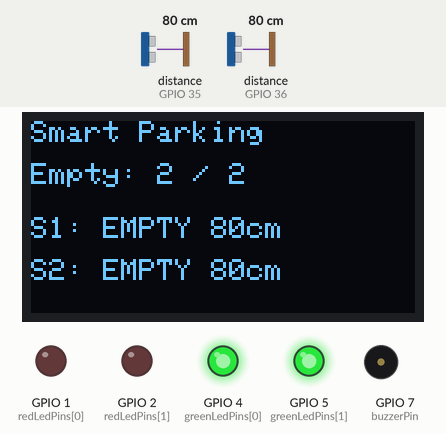
The sketch below on a simulated ESP32-S3. Shown: 128×64 one-colour display, output pins drawn as LEDs (lit = HIGH), buzzer (waves = sounding, pin HIGH). Wiring (inferred from the names in the program): 2 × ultrasonic range finder: trigger GPIO 26, echo GPIO 35 / trigger GPIO 33, echo GPIO 36. The inputs (shaded band) are chosen by the test bench; at power-on: distance to the obstacle (sensors on GPIO 35, GPIO 36) 80 cm. The echo pulse lasts 58.3 µs per cm; pins used as bus, display or sensor lines are not drawn; what the sketch prints to the serial monitor is not drawn.

Above: at 2.4 s.
2.5 s: distance to the obstacle (sensor on GPIO 35) set to 43 cm
At 4.5 s:
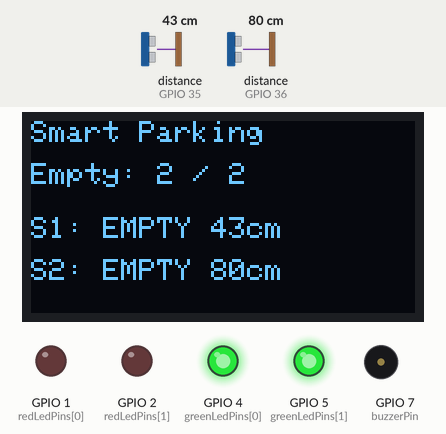
5.1 s: distance to the obstacle (sensor on GPIO 35) set to 37 cm
At 7.9 s:
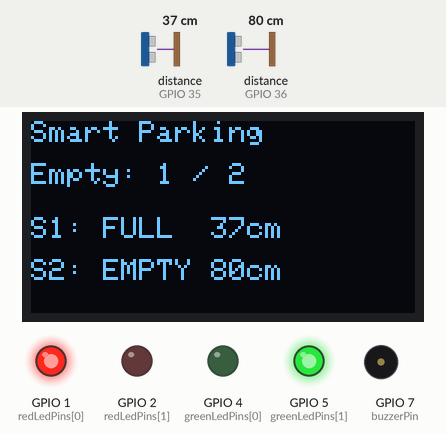
8.1 s: distance to the obstacle (sensor on GPIO 36) set to 44 cm
At 10.1 s:
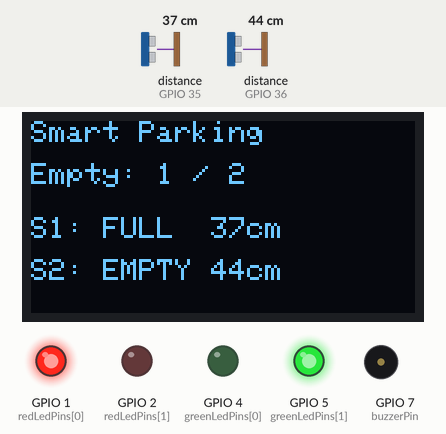
10.5 s: distance to the obstacle (sensor on GPIO 36) set to 37 cm
At 13.3 s:
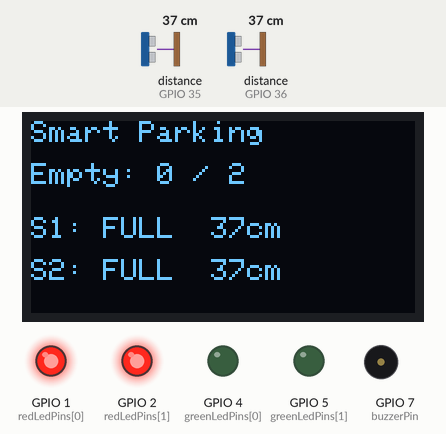
13.5 s: distance to the obstacle (sensor on GPIO 35) set to 60 cm
At 15.9 s:
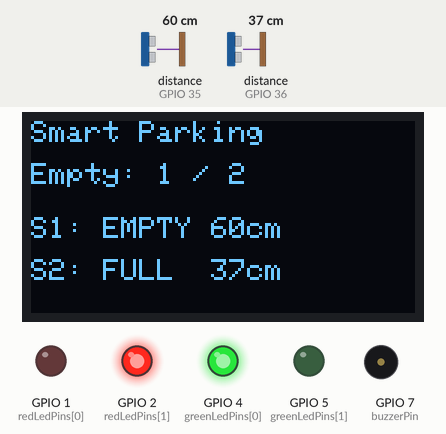
16.2 s: distance to the obstacle (sensor on GPIO 36) set to 60 cm
At 16.9 s:
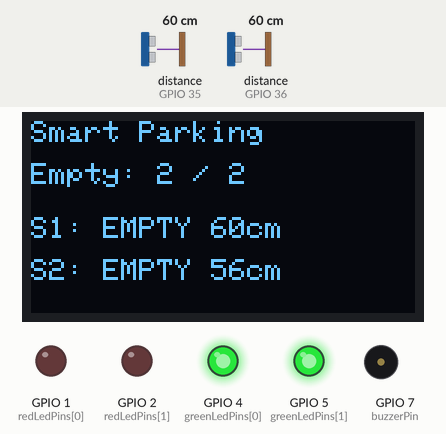
Timing chart, 0 to 19.1 s (numbered marks = the images above; inputs shaded):
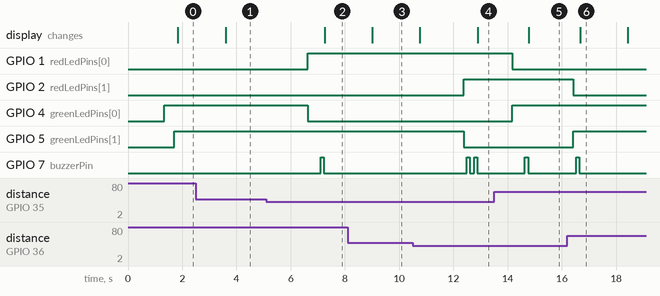

The sketch:

Parking.ino
```cpp
// ESP32 기반 스마트 주차 시스템의 센서 측정, 상태 판정, 출력 제어를 담당하는 파일

#include <Arduino.h>

// 기능별 컴파일 옵션이다. 사용하지 않는 출력 장치는 0으로 바꾸면 관련 코드를 제외할 수 있다.
#define USE_OLED 1

#if USE_OLED
  #include <Wire.h>
  #include <Adafruit_GFX.h>
  #include <Adafruit_SSD1306.h>

  #define SCREEN_WIDTH 128
  #define SCREEN_HEIGHT 64
  #define OLED_RESET -1

  Adafruit_SSD1306 display(
      SCREEN_WIDTH,
      SCREEN_HEIGHT,
      &Wire,
      OLED_RESET
  );
#endif

// 현재 시제품은 주차 슬롯 2개를 측정한다.
const int SLOT_COUNT = 2;

// 평균 거리가 이 값 이하이면 차량이 있는 것으로 판정한다.
// TODO: 실제 설치 환경에서 센서 각도와 차량 높이에 맞게 기준값 재검증 필요
const float THRESHOLD_CM = 40.0;

// Echo 신호가 돌아오지 않는 경우를 측정 실패로 처리하기 위한 제한 시간이다.
const unsigned long ECHO_TIMEOUT_US = 30000;

// 초음파 센서 값의 순간 오차를 줄이기 위해 여러 번 측정한 뒤 평균을 사용한다.
const int SAMPLE_COUNT = 5;

#define USE_BUZZER 1

// Heltec WiFi LoRa 32 V3 기준 핀 배치이다.
// 배열의 같은 인덱스는 하나의 주차 슬롯을 의미한다.
const int trigPins[SLOT_COUNT] = {26, 33};
const int echoPins[SLOT_COUNT] = {35, 36};
const int redLedPins[SLOT_COUNT]   = {1, 2};
const int greenLedPins[SLOT_COUNT] = {4, 5};
const int buzzerPin = 7;
const int OLED_SDA_PIN = 17;
const int OLED_SCL_PIN = 18;

// 현재 상태와 직전 상태를 비교해 상태 변경 알림을 한 번만 발생시킨다.
bool occupied[SLOT_COUNT] = {false, false};
bool prevOccupied[SLOT_COUNT] = {false, false};
bool prevFullParking = false;

/*
 * HC-SR04 센서에서 거리를 한 번 측정한다.
 * 정상 측정 시 cm 단위 거리, 실패 시 -1.0을 반환한다.
 */
float measureDistanceCm(int trigPin, int echoPin) {

  // Trigger 펄스가 안정적으로 시작되도록 먼저 LOW 상태를 짧게 유지한다.
  digitalWrite(trigPin, LOW);
  delayMicroseconds(2);

  digitalWrite(trigPin, HIGH);
  delayMicroseconds(10);
  digitalWrite(trigPin, LOW);

  unsigned long duration =
      pulseIn(echoPin, HIGH, ECHO_TIMEOUT_US);

  if (duration == 0) {
    return -1.0;
  }

  // HC-SR04의 왕복 시간 기반 거리 환산식이다.
  return duration / 58.0;
}

/*
 * 같은 센서를 여러 번 측정하고 유효한 값만 평균에 포함한다.
 * 일부 측정이 실패해도 남은 값으로 판정할 수 있게 하기 위한 처리이다.
 */
float measureAverageDistanceCm(
    int trigPin,
    int echoPin) {

  float sum = 0;
  int validCount = 0;

  for (int i = 0; i < SAMPLE_COUNT; i++) {

    float d =
        measureDistanceCm(trigPin, echoPin);

    if (d > 0) {
      sum += d;
      validCount++;
    }

    // 연속 측정 시 초음파 간섭이 생길 수 있어 짧게 대기한다.
    delay(50);
  }

  if (validCount == 0) {
    return -1.0;
  }

  return sum / validCount;
}

// 슬롯 점유 상태를 LED 색상으로 표시한다.
void updateLedStatus(
    int slotIndex,
    bool isOccupied) {

  if (isOccupied) {

    digitalWrite(
        redLedPins[slotIndex],
        HIGH);

    digitalWrite(
        greenLedPins[slotIndex],
        LOW);

  } else {

    digitalWrite(
        redLedPins[slotIndex],
        LOW);

    digitalWrite(
        greenLedPins[slotIndex],
        HIGH);
  }
}

// 슬롯 상태가 변경되었을 때 사용하는 짧은 알림음이다.
void beepShort() {

#if USE_BUZZER
  digitalWrite(buzzerPin, HIGH);
  delay(120);
  digitalWrite(buzzerPin, LOW);
#endif

}

// 전체 슬롯이 만차로 전환되는 순간을 구분하기 위해 두 번 울린다.
void beepFullParking() {

#if USE_BUZZER
  beepShort();
  delay(150);
  beepShort();
#endif

}

// 모든 슬롯이 점유 상태인지 확인한다.
bool isFullParking() {

  for (int i = 0; i < SLOT_COUNT; i++) {

    if (!occupied[i]) {
      return false;
    }
  }

  return true;
}

// OLED에 빈 슬롯 수, 슬롯별 상태, 측정 거리 또는 오류 상태를 표시한다.
void updateOled(float distances[]) {

#if USE_OLED

  display.clearDisplay();
  display.setTextSize(1);
  display.setTextColor(SSD1306_WHITE);

  int emptyCount = 0;

  for (int i = 0; i < SLOT_COUNT; i++) {
    if (!occupied[i]) {
      emptyCount++;
    }
  }

  display.setCursor(0, 0);
  display.println("Smart Parking");

  display.setCursor(0, 14);
  display.print("Empty: ");
  display.print(emptyCount);
  display.print(" / ");
  display.println(SLOT_COUNT);

  for (int i = 0; i < SLOT_COUNT; i++) {

    display.setCursor(
        0,
        32 + i * 14);

    display.print("S");
    display.print(i + 1);
    display.print(": ");

    if (occupied[i]) {
      display.print("FULL ");
    } else {
      display.print("EMPTY");
    }

    display.print(" ");

    if (distances[i] < 0) {
      display.print("ERR");
    } else {
      display.print(distances[i], 0);
      display.print("cm");
    }
  }

  display.display();

#endif
}

void setup() {

  Serial.begin(115200);

  // 센서 입력과 출력 장치를 초기 상태로 맞춘다.
  for (int i = 0; i < SLOT_COUNT; i++) {

    pinMode(trigPins[i], OUTPUT);
    pinMode(echoPins[i], INPUT);

    pinMode(redLedPins[i], OUTPUT);
    pinMode(greenLedPins[i], OUTPUT);

    digitalWrite(trigPins[i], LOW);
    digitalWrite(redLedPins[i], LOW);
    digitalWrite(greenLedPins[i], LOW);
  }

#if USE_BUZZER
  pinMode(buzzerPin, OUTPUT);
  digitalWrite(buzzerPin, LOW);
#endif

#if USE_OLED

  Wire.begin(OLED_SDA_PIN, OLED_SCL_PIN);

  if (!display.begin(
          SSD1306_SWITCHCAPVCC,
          0x3C)) {

    Serial.println(
        "OLED initialization failed.");

  } else {

    display.clearDisplay();
    display.setTextSize(1);
    display.setTextColor(SSD1306_WHITE);

    display.setCursor(0, 0);
    display.println("Smart Parking");
    display.println("2 Slot Mode");
    display.println("System Start");
    display.display();

    delay(1000);
  }

#endif

  Serial.println(
      "Smart Parking System Started.");
}

void loop() {

  float distances[SLOT_COUNT];
  bool stateChanged = false;

  Serial.println(
      "========== Parking Status ==========");

  // 각 슬롯을 순서대로 측정해 센서 간 간섭을 줄인다.
  for (int i = 0; i < SLOT_COUNT; i++) {

    distances[i] =
        measureAverageDistanceCm(
            trigPins[i],
            echoPins[i]);

    prevOccupied[i] =
        occupied[i];

    if (distances[i] >= 0) {

      occupied[i] =
          (distances[i] <= THRESHOLD_CM);

      Serial.print("Slot ");
      Serial.print(i + 1);
      Serial.print(" : ");
      Serial.print(distances[i]);
      Serial.print(" cm -> ");

      Serial.println(
          occupied[i]
              ? "OCCUPIED"
              : "EMPTY");

    } else {

      // 측정 실패 시 잘못된 값으로 상태를 덮어쓰지 않고 기존 상태를 유지한다.
      Serial.print("Slot ");
      Serial.print(i + 1);
      Serial.println(
          " : Measurement Error");
    }

    updateLedStatus(
        i,
        occupied[i]);

    if (prevOccupied[i] != occupied[i]) {
      stateChanged = true;
    }

    delay(100);
  }

  bool currentFullParking = isFullParking();

  if (currentFullParking && !prevFullParking) {
    beepFullParking();
    Serial.println("Parking Full");

  } else if (stateChanged) {
    beepShort();
  }

  prevFullParking = currentFullParking;

  updateOled(distances);

  Serial.println(
      "====================================");

  Serial.println();

  delay(1000);
}
```

Measured:
- the behaviour switches between 40 and 39 cm on distance to the obstacle (sensor on GPIO 35) (found by bisection; images 1 and 2)
- the behaviour switches between 40 and 39 cm on distance to the obstacle (sensor on GPIO 36) (found by bisection; images 3 and 4)
- after the input at 2.5 s, the display: changes after 1.1 s (image 1)
- after the input at 5.1 s, GPIO 1 (redLedPins[0]): LOW → HIGH after 1.5 s; GPIO 4 (greenLedPins[0]): HIGH → LOW after 1.5 s; GPIO 7 (buzzerPin): LOW → HIGH after 2.0 s, → LOW 0.12 s later; the display: changes after 2.2 s (image 2)
- after the input at 8.1 s, the display: changes after 0.91 s (image 3)
- after the input at 10.5 s, GPIO 2 (redLedPins[1]): LOW → HIGH after 1.9 s; GPIO 5 (greenLedPins[1]): HIGH → LOW after 1.9 s; GPIO 7 (buzzerPin): alternates HIGH for 0.12 s and LOW for 0.15 s, 4 changes in all, then stays LOW, starting after 2.0 s; the display: first changes after 0.26 s (image 4 shows a later state)
- after the input at 13.5 s, GPIO 1 (redLedPins[0]): HIGH → LOW after 0.67 s; GPIO 4 (greenLedPins[0]): LOW → HIGH after 0.67 s; GPIO 7 (buzzerPin): LOW → HIGH after 1.1 s, → LOW 0.12 s later; the display: changes after 1.3 s (image 5)
- after the input at 16.2 s, GPIO 2 (redLedPins[1]): HIGH → LOW after 0.22 s; GPIO 5 (greenLedPins[1]): LOW → HIGH after 0.22 s; GPIO 7 (buzzerPin): LOW → HIGH after 0.32 s, → LOW 0.12 s later; the display: changes after 0.47 s (image 6)
